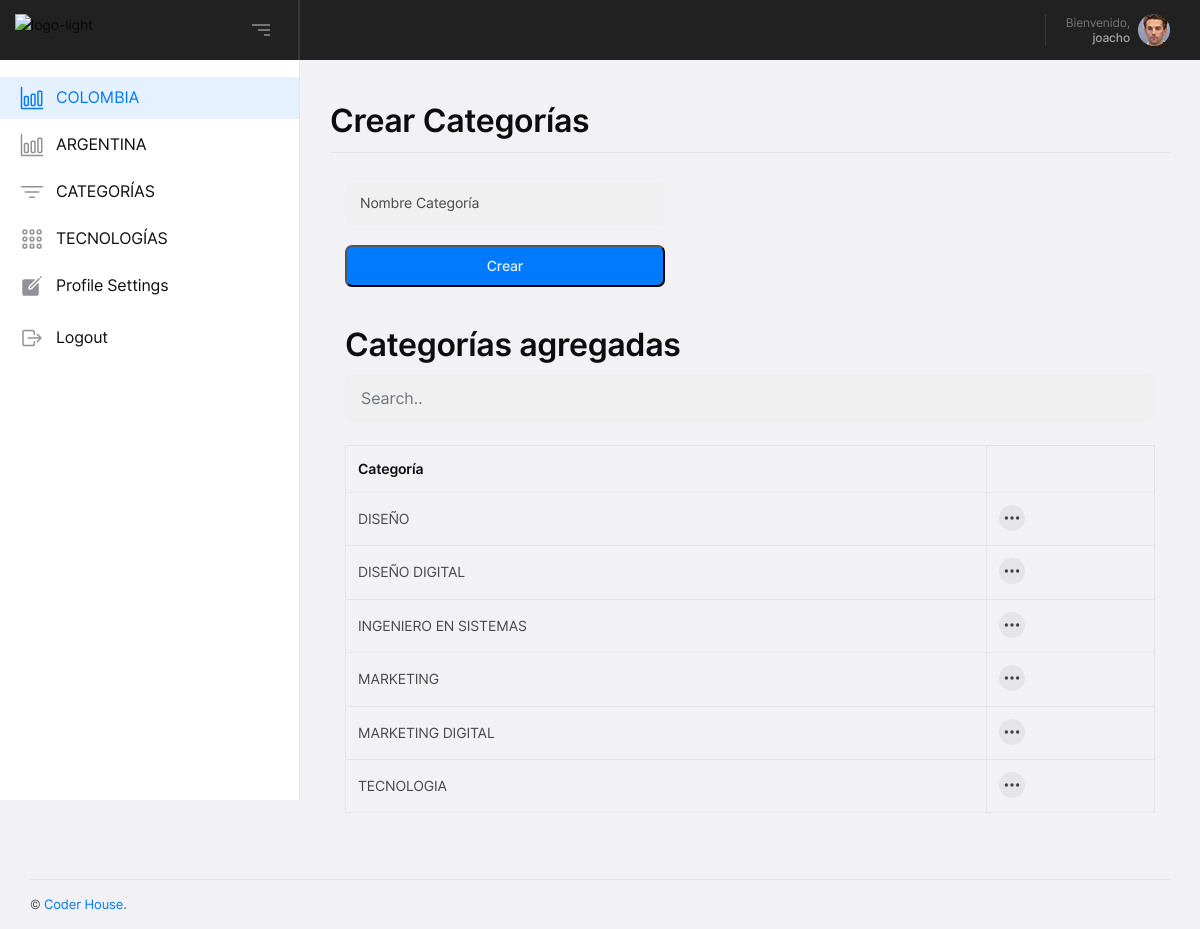
Before: /categorias (signed in) with the older database file.
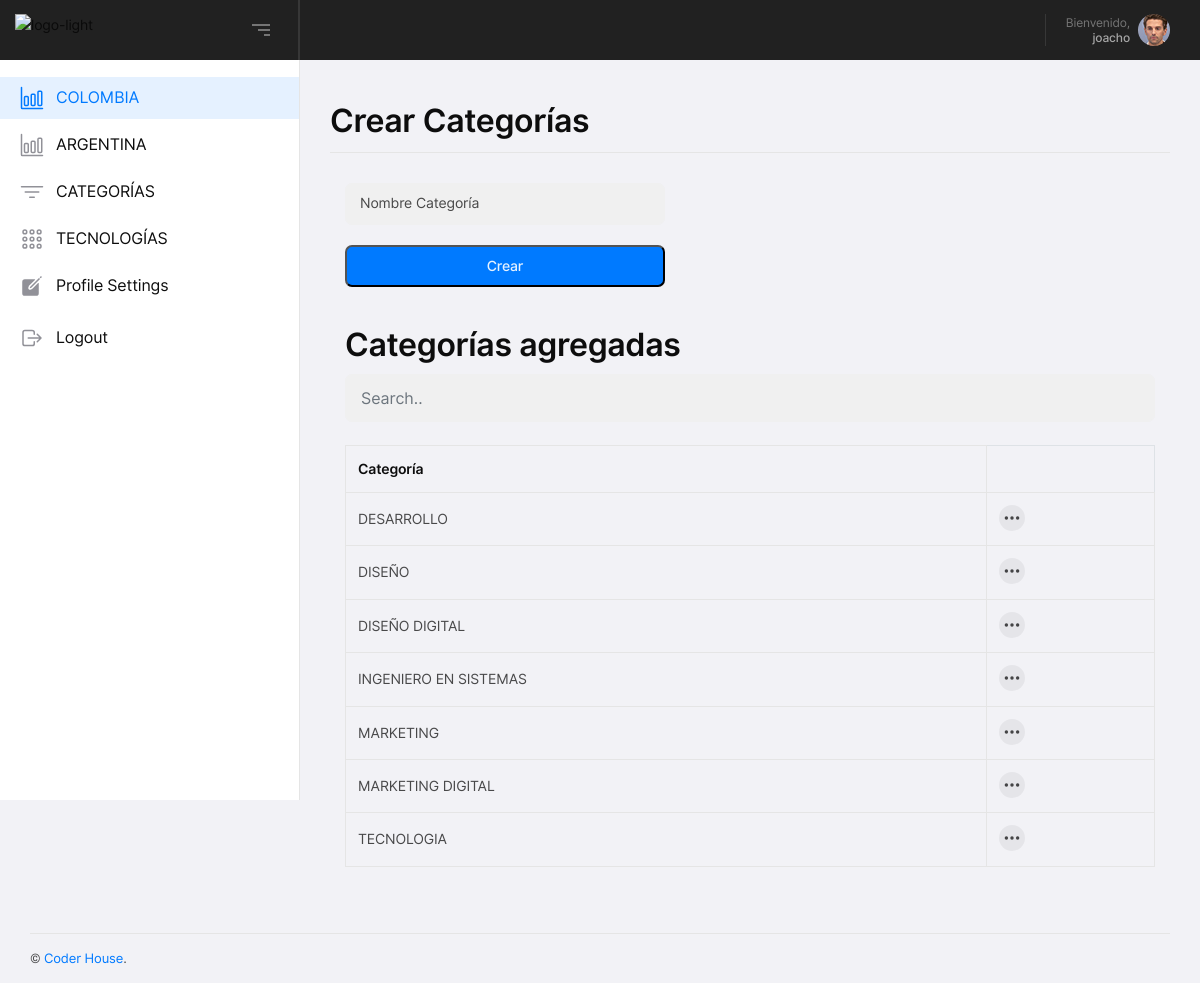
After: the same page with the newer database file.
### app/base/models.py (models this page shows, shortened)
class User(db.Model, UserMixin):
    __tablename__ = 'User'
    id = Column(Integer, primary_key=True)
    username = Column(String, unique=True)
    email = Column(String, unique=True)
    password = Column(Binary)

class Categorias(db.Model):
    __tablename__ = 'Categorias'
    id = Column(Integer, primary_key=True)
    nombre = Column(String, unique=True)
    def __repr__(self):
        return str(self.nombre)

### app/home/routes.py (the view, shortened to what this page needs)
@blueprint.route('/categorias', methods=['GET', 'POST'])
@login_required
def categorias():
    catego_form = CategoriaForm(request.form)
    categorias = Categorias.query.order_by(Categorias.nombre.asc()).all()
    return render_template( 'categorias.html',form=catego_form, categorias=categorias)

### app/base/forms.py
class CategoriaForm(FlaskForm):
    nombre = TextField    ('Nombre', id='nombre_categora'   , validators=[DataRequired()])

### app/__init__.py (called while the page is built, shortened)
def configure_database(app):
    @app.before_first_request
    def initialize_database():
        db.create_all()
    @app.teardown_request
    def shutdown_session(exception=None):
        db.session.remove()

def apply_themes(app):
    @app.context_processor
    def override_url_for():
        return dict(url_for=_generate_url_for_theme)
    def _generate_url_for_theme(endpoint, **values):
        return url_for(endpoint, **values)

### app/base/models.py (called while the page is built)
@login_manager.user_loader
def user_loader(id):
    return User.query.filter_by(id=id).first()

### app/home/templates/categorias.html (shortened to what this page needs)
{% extends "layouts/base.html" %}
{% block stylesheets %}
  <link rel="stylesheet" type="text/css" href="/static/assets/css/jqvmap.min.css" />
{% endblock stylesheets %}
{% block content %}
    <div class="yoo-height-b30 yoo-height-lg-b30"></div>
    <div class="container-fluid">
      <div class="yoo-uikits-heading">
        <h2 class="yoo-uikits-title">Crear Categorías</h2>
      </div>
    </div>
    <div class="yoo-height-b30 yoo-height-lg-b30"></div>
    <div class="container-fluid">
        <div class="col-lg-5">
        <div class="yoo-vertical-middle">
          <div class="yoo-vertical-middle-in">
            <form method="post" action="" class="yoo-form yoo-style1">
              <div class="row">
                <div class="col-lg-12">
                  <div class="form-group level-up form-group-md">
                    <label for="email">Nombre Categoría</label>
                    {{ form.nombre(class="form-control") }}
                  </div>
                </div>
                <div class="col-lg-12">
                  <button type="submit" name="crear"
                          class="yoo-form-btn yoo-style1 yoo-color1"><span>Crear</span>
                  </button>
                  <br />
                </div>
              </div>
            </form>
          </div>
        </div>
      </div>
            <div class="container mt-3">
              <h2>Categorías agregadas</h2>
              <input class="form-control" id="myInput" type="text" placeholder="Search..">
              <br>
              <table class="table table-bordered">
                <thead>
                  <tr>
                    <th>Categoría</th>
                  </tr>
                </thead>
                <tbody id="myTable">
                  {% for item in categorias%}
                        <tr>
                          <td>{{item}}</td>
                            <td>
                                  <button class="yoo-table-action-btn yoo-style1" type="button" data-toggle="dropdown" aria-haspopup="true" aria-expanded="false"><ion-icon name="ellipsis-horizontal"></ion-icon></button>
                                </td>
                        </tr>
                      {% endfor %}
                </tbody>
              </table>
            </div>
      </div>
                    <div class="yoo-height-b20 yoo-height-lg-b20">
                    </div>
              </div>
    <div class="yoo-height-b30 yoo-height-lg-b30"></div>
{% endblock content %}

### app/base/templates/layouts/base.html (shortened to what this page needs)
<!DOCTYPE html>
<html class="no-js" lang="en">
<head>
  <link rel="stylesheet" type="text/css" href="/static/assets/css/bootstrap.min.css" />
  <link rel="stylesheet" type="text/css" href="/static/assets/css/iDashboard.css" />
  {% block stylesheets %}{% endblock stylesheets %}
</head>
<body>
  {% include 'includes/navigation.html' %}
  {% include 'includes/sidebar.html' %}
  <div class="yoo-content yoo-style1">
    {% block content %}{% endblock content %}
    {% include 'includes/footer.html' %}
</body>
</html>

### app/base/templates/includes/navigation.html (shortened to what this page needs)
  <div class="yoo-height-b60 yoo-height-lg-b60"></div>
  <header class="yoo-header yoo-style1 yoo-sticky-menu">
    <div class="yoo-main-header">
      <div class="yoo-main-header-in">
        <div class="yoo-main-header-left">
          <a href="/"
             class="yoo-logo-link yoo-light-logo">
            <img src="https://res.cloudinary.com/hdsqazxtw/image/upload/v1557348830/coderhouse_avkeo7.svg" alt="logo-light" /></a>
        </div>
        <div class="yoo-main-header-right">
          <ul class="yoo-ex-nav yoo-style1 yoo-flex yoo-mp0">
            <li>
              <div class="yoo-toggle-body yoo-profile-nav yoo-style1">
                <div class="yoo-toggle-btn yoo-profile-nav-btn">
                  <div class="yoo-profile-nav-text">
                    <span>Bienvenido,</span>
                    <h4>
                        {{ current_user.username }}
                    </h4>
                  </div>
                  <div class="yoo-profile-nav-img">
                    <img src="/static/assets/img/profile-pic.png" alt="profile">
                  </div>
                </div>
              </div>
            </li>
          </ul>
        </div>
      </div>
    </div>
  </header>

### app/base/templates/includes/sidebar.html
  <div class="yoo-sidebarheader-toggle">
    <div class="yoo-button-bar1"></div>
    <div class="yoo-button-bar2"></div>
    <div class="yoo-button-bar3"></div>
  </div>
  <div class="yoo-sidebarheader">
    <div class="yoo-add">
    </div>
    <div class="yoo-sidebarheader-in" data-scrollbar>
      <div class="yoo-sidebar-nav">
        <ul class="yoo-sidebar-nav-list yoo-mp0">
          <li class="active">
            <a href="/colombia">
              <span class="yoo-sidebar-link-title">
                <span class="yoo-sidebar-link-icon yoo-style1"><ion-icon name="bar-chart-outline"></ion-icon></span>
                <span class="yoo-sidebar-link-text">COLOMBIA</span>
              </span>
            </a>
          </li>
           <li>
            <a href="/tables.html">
              <span class="yoo-sidebar-link-title">
                <span class="yoo-sidebar-link-icon yoo-style1"><ion-icon name="bar-chart-outline"></ion-icon></span>
                <span class="yoo-sidebar-link-text">ARGENTINA</span>
              </span>
            </a>
          </li>
          <li>
            <a href="/categorias">
              <span class="yoo-sidebar-link-title">
                <span class="yoo-sidebar-link-icon yoo-style1"><ion-icon name="filter-outline"></ion-icon></span>
                <span class="yoo-sidebar-link-text">CATEGORÍAS</span>
              </span>
            </a>
          </li>
           <li>
            <a href="/tecnologias">
              <span class="yoo-sidebar-link-title">
                <span class="yoo-sidebar-link-icon yoo-style1"><ion-icon name="apps-outline"></ion-icon></span>
                <span class="yoo-sidebar-link-text">TECNOLOGÍAS</span>
              </span>
            </a>
          </li>
          <li>
            <a href="/settings.html">
              <span class="yoo-sidebar-link-title">
                <span class="yoo-sidebar-link-icon yoo-style1"><ion-icon name="create"></ion-icon></span>
                <span class="yoo-sidebar-link-text">Profile Settings</span>
              </span>
            </a>
          </li>
          <li>
          <li>
            <a href={{ url_for('base_blueprint.logout') }} >
              <span class="yoo-sidebar-link-title">
                <span class="yoo-sidebar-link-icon yoo-style1"><ion-icon name="log-out-outline"></ion-icon></span>
                <span class="yoo-sidebar-link-text">Logout</span>
              </span>
            </a>
          </li>
        </ul>
      </div>
    </div>
  </div>

### app/base/templates/includes/footer.html
    <footer class="yoo-footer yoo-style1" align="center">
        <div class="container-fluid" align="center">
            <div class="yoo-footer-content" align="center">
                <div class="yoo-copyride" align="center">
                    &copy; <a href="https://www.coderhouse.com/" >Coder House</a>.
                </div>
            </div>
        </div>
    </footer>

Changed rows visible on the page:
added Categorias: nombre "DESARROLLO"
